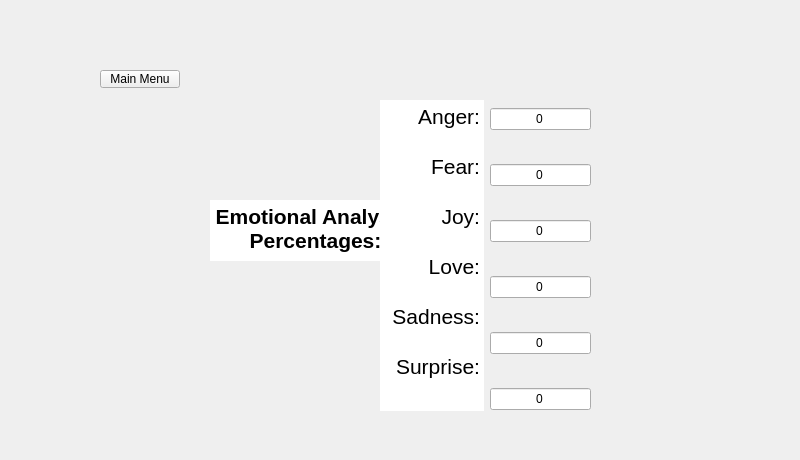
    <widget class="QWidget" name="wrd_anl_rslt">
     <widget class="QFrame" name="frame_6">
      <property name="geometry">
       <rect>
        <x>70</x>
        <y>50</y>
        <width>721</width>
        <height>401</height>
       </rect>
      </property>
      <property name="frameShape">
       <enum>QFrame::NoFrame</enum>
      </property>
      <property name="frameShadow">
       <enum>QFrame::Raised</enum>
      </property>
      <widget class="QPushButton" name="main_menu_btn2">
       <property name="geometry">
        <rect>
         <x>30</x>
         <y>20</y>
         <width>80</width>
         <height>18</height>
        </rect>
       </property>
       <property name="text">
        <string>Main Menu</string>
       </property>
      </widget>
      <widget class="QTextEdit" name="textEdit_11">
       <property name="geometry">
        <rect>
         <x>140</x>
         <y>150</y>
         <width>211</width>
         <height>61</height>
        </rect>
       </property>
       <property name="frameShape">
        <enum>QFrame::NoFrame</enum>
       </property>
       <property name="readOnly">
        <bool>true</bool>
       </property>
       <property name="html">
        <string>&lt;!DOCTYPE HTML PUBLIC &quot;-//W3C//DTD HTML 4.0//EN&quot; &quot;http://www.w3.org/TR/REC-html40/strict.dtd&quot;&gt;
&lt;html&gt;&lt;head&gt;&lt;meta name=&quot;qrichtext&quot; content=&quot;1&quot; /&gt;&lt;meta charset=&quot;utf-8&quot; /&gt;&lt;style type=&quot;text/css&quot;&gt;
p, li { white-space: pre-wrap; }
hr { height: 1px; border-width: 0; }
li.unchecked::marker { content: &quot;\2610&quot;; }
li.checked::marker { content: &quot;\2612&quot;; }
&lt;/style&gt;&lt;/head&gt;&lt;body style=&quot; font-family:'Segoe UI'; font-size:9pt; font-weight:400; font-style:normal;&quot;&gt;
&lt;p align=&quot;center&quot; style=&quot; margin-top:0px; margin-bottom:0px; margin-left:0px; margin-right:0px; -qt-block-indent:0; text-indent:0px;&quot;&gt;&lt;span style=&quot; font-size:16pt; font-weight:700;&quot;&gt;Emotional Analysis-Percentages:&lt;/span&gt;&lt;/p&gt;&lt;/body&gt;&lt;/html&gt;</string>
       </property>
      </widget>
      <widget class="QWidget" name="verticalLayoutWidget_6">
       <property name="geometry">
        <rect>
         <x>420</x>
         <y>30</y>
         <width>101</width>
         <height>361</height>
        </rect>
       </property>
       <layout class="QVBoxLayout" name="verticalLayout_6">
        <item>
         <widget class="QLineEdit" name="lineEdit_anger2">
          <property name="text">
           <string>0</string>
          </property>
          <property name="alignment">
           <set>Qt::AlignCenter</set>
          </property>
          <property name="readOnly">
           <bool>true</bool>
          </property>
         </widget>
        </item>
        <item>
         <widget class="QLineEdit" name="lineEdit_fear2">
          <property name="text">
           <string>0</string>
          </property>
          <property name="alignment">
           <set>Qt::AlignCenter</set>
          </property>
          <property name="readOnly">
           <bool>true</bool>
          </property>
         </widget>
        </item>
        <item>
         <widget class="QLineEdit" name="lineEdit_joy2">
          <property name="text">
           <string>0</string>
          </property>
          <property name="alignment">
           <set>Qt::AlignCenter</set>
          </property>
          <property name="readOnly">
           <bool>true</bool>
          </property>
         </widget>
        </item>
        <item>
         <widget class="QLineEdit" name="lineEdit_love2">
          <property name="text">
           <string>0</string>
          </property>
          <property name="alignment">
           <set>Qt::AlignCenter</set>
          </property>
          <property name="readOnly">
           <bool>true</bool>
          </property>
         </widget>
        </item>
        <item>
         <widget class="QLineEdit" name="lineEdit_sad2">
          <property name="text">
           <string>0</string>
          </property>
          <property name="alignment">
           <set>Qt::AlignCenter</set>
          </property>
          <property name="readOnly">
           <bool>true</bool>
          </property>
         </widget>
        </item>
        <item>
         <widget class="QLineEdit" name="lineEdit_surp2">
          <property name="text">
           <string>0</string>
          </property>
          <property name="alignment">
           <set>Qt::AlignCenter</set>
          </property>
          <property name="readOnly">
           <bool>true</bool>
          </property>
         </widget>
        </item>
       </layout>
      </widget>
      <widget class="QTextEdit" name="textEdit_13">
       <property name="geometry">
        <rect>
         <x>310</x>
         <y>50</y>
         <width>104</width>
         <height>311</height>
        </rect>
       </property>
       <property name="frameShape">
        <enum>QFrame::NoFrame</enum>
       </property>
       <property name="verticalScrollBarPolicy">
        <enum>Qt::ScrollBarAlwaysOff</enum>
       </property>
       <property name="readOnly">
        <bool>true</bool>
       </property>
       <property name="html">
        <string>&lt;!DOCTYPE HTML PUBLIC &quot;-//W3C//DTD HTML 4.0//EN&quot; &quot;http://www.w3.org/TR/REC-html40/strict.dtd&quot;&gt;
&lt;html&gt;&lt;head&gt;&lt;meta name=&quot;qrichtext&quot; content=&quot;1&quot; /&gt;&lt;meta charset=&quot;utf-8&quot; /&gt;&lt;style type=&quot;text/css&quot;&gt;
p, li { white-space: pre-wrap; }
hr { height: 1px; border-width: 0; }
li.unchecked::marker { content: &quot;\2610&quot;; }
li.checked::marker { content: &quot;\2612&quot;; }
&lt;/style&gt;&lt;/head&gt;&lt;body style=&quot; font-family:'Segoe UI'; font-size:9pt; font-weight:400; font-style:normal;&quot;&gt;
&lt;p align=&quot;right&quot; style=&quot; margin-top:0px; margin-bottom:0px; margin-left:0px; margin-right:0px; -qt-block-indent:0; text-indent:0px;&quot;&gt;&lt;span style=&quot; font-size:16pt;&quot;&gt;Anger:&lt;/span&gt;&lt;/p&gt;
&lt;p align=&quot;right&quot; style=&quot;-qt-paragraph-type:empty; margin-top:0px; margin-bottom:0px; margin-left:0px; margin-right:0px; -qt-block-indent:0; text-indent:0px; font-size:16pt;&quot;&gt;&lt;br /&gt;&lt;/p&gt;
&lt;p align=&quot;right&quot; style=&quot; margin-top:0px; margin-bottom:0px; margin-left:0px; margin-right:0px; -qt-block-indent:0; text-indent:0px;&quot;&gt;&lt;span style=&quot; font-size:16pt;&quot;&gt;Fear:&lt;/span&gt;&lt;/p&gt;
&lt;p align=&quot;right&quot; style=&quot;-qt-paragraph-type:empty; margin-top:0px; margin-bottom:0px; margin-left:0px; margin-right:0px; -qt-block-indent:0; text-indent:0px; font-size:16pt;&quot;&gt;&lt;br /&gt;&lt;/p&gt;
&lt;p align=&quot;right&quot; style=&quot; margin-top:0px; margin-bottom:0px; margin-left:0px; margin-right:0px; -qt-block-indent:0; text-indent:0px;&quot;&gt;&lt;span style=&quot; font-size:16pt;&quot;&gt;Joy:&lt;/span&gt;&lt;/p&gt;
&lt;p align=&quot;right&quot; style=&quot;-qt-paragraph-type:empty; margin-top:0px; margin-bottom:0px; margin-left:0px; margin-right:0px; -qt-block-indent:0; text-indent:0px; font-size:16pt;&quot;&gt;&lt;br /&gt;&lt;/p&gt;
&lt;p align=&quot;right&quot; style=&quot; margin-top:0px; margin-bottom:0px; margin-left:0px; margin-right:0px; -qt-block-indent:0; text-indent:0px;&quot;&gt;&lt;span style=&quot; font-size:16pt;&quot;&gt;Love:&lt;/span&gt;&lt;/p&gt;
&lt;p align=&quot;right&quot; style=&quot;-qt-paragraph-type:empty; margin-top:0px; margin-bottom:0px; margin-left:0px; margin-right:0px; -qt-block-indent:0; text-indent:0px; font-size:16pt;&quot;&gt;&lt;br /&gt;&lt;/p&gt;
&lt;p align=&quot;right&quot; style=&quot; margin-top:0px; margin-bottom:0px; margin-left:0px; margin-right:0px; -qt-block-indent:0; text-indent:0px;&quot;&gt;&lt;span style=&quot; font-size:16pt;&quot;&gt;Sadness:&lt;/span&gt;&lt;/p&gt;
&lt;p align=&quot;right&quot; style=&quot;-qt-paragraph-type:empty; margin-top:0px; margin-bottom:0px; margin-left:0px; margin-right:0px; -qt-block-indent:0; text-indent:0px; font-size:16pt;&quot;&gt;&lt;br /&gt;&lt;/p&gt;
&lt;p align=&quot;right&quot; style=&quot; margin-top:0px; margin-bottom:0px; margin-left:0px; margin-right:0px; -qt-block-indent:0; text-indent:0px;&quot;&gt;&lt;span style=&quot; font-size:16pt;&quot;&gt;Surprise:&lt;/span&gt;&lt;/p&gt;&lt;/body&gt;&lt;/html&gt;</string>
       </property>
      </widget>
     </widget>
    </widget>
